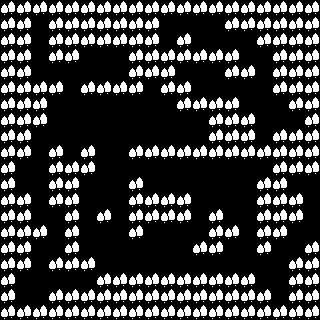

Below is a game level as drawn by its tile map, then a one-line description and the .tmx file that defines it, in full:
An orthogonal 20x20 tile map with 16x16 px tiles, 2 tile layers (background, collision), 2 tilesets and 2 objects (p1spawn, p2spawn).

<map version="1.10" tiledversion="1.10.1" orientation="orthogonal" renderorder="right-down" width="20" height="20" tilewidth="16" tileheight="16" infinite="0" nextlayerid="4" nextobjectid="3">
 <editorsettings>
  <export target="map1.json" format="json1" />
 </editorsettings>
 <tileset firstgid="1" name="monochrome_packed" tilewidth="16" tileheight="16" tilecount="1078" columns="49">
  <image source="monochrome_packed.png" width="784" height="352" />
 </tileset>
 <tileset firstgid="1079" name="character-sheet" tilewidth="16" tileheight="16" tilecount="20" columns="4">
  <image source="../characters/character-sheet.png" width="64" height="80" />
 </tileset>
 <layer id="2" name="background" width="20" height="20">
  <data encoding="csv">
1,1,1,1,1,1,1,1,1,1,1,1,1,1,1,1,1,1,1,1,
1,1,1,1,1,1,1,1,1,1,1,1,1,1,1,1,1,1,1,1,
1,1,1,1,1,1,1,1,1,1,1,1,1,1,1,1,1,1,1,1,
1,1,1,1,1,1,1,1,1,1,1,1,1,1,1,1,1,1,1,1,
1,1,1,1,1,1,1,1,1,1,1,1,1,1,1,1,1,1,1,1,
1,1,1,1,1,1,1,1,1,1,1,1,1,1,1,1,1,1,1,1,
1,1,1,1,1,1,1,1,1,1,1,1,1,1,1,1,1,1,1,1,
1,1,1,1,1,1,1,1,1,1,1,1,1,1,1,1,1,1,1,1,
1,1,1,1,1,1,1,1,1,1,1,1,1,1,1,1,1,1,1,1,
1,1,1,1,1,1,1,1,1,1,1,1,1,1,1,1,1,1,1,1,
1,1,1,1,1,1,1,1,1,1,1,1,1,1,1,1,1,1,1,1,
1,1,1,1,1,1,1,1,1,1,1,1,1,1,1,1,1,1,1,1,
1,1,1,1,1,1,1,1,1,1,1,1,1,1,1,1,1,1,1,1,
1,1,1,1,1,1,1,1,1,1,1,1,1,1,1,1,1,1,1,1,
1,1,1,1,1,1,1,1,1,1,1,1,1,1,1,1,1,1,1,1,
1,1,1,1,1,1,1,1,1,1,1,1,1,1,1,1,1,1,1,1,
1,1,1,1,1,1,1,1,1,1,1,1,1,1,1,1,1,1,1,1,
1,1,1,1,1,1,1,1,1,1,1,1,1,1,1,1,1,1,1,1,
1,1,1,1,1,1,1,1,1,1,1,1,1,1,1,1,1,1,1,1,
1,1,1,1,1,1,1,1,1,1,1,1,1,1,1,1,1,1,1,1
</data>
 </layer>
 <objectgroup id="3" name="player_spawn">
  <properties>
   <property name="player_spawn" type="object" value="100" />
  </properties>
  <object id="1" name="p1spawn" x="80" y="112" width="16" height="16" />
  <object id="2" name="p2spawn" x="144" y="128" width="16" height="16" />
 </objectgroup>
 <layer id="1" name="collision" width="20" height="20">
  <data encoding="csv">
53,53,53,53,53,53,53,53,53,53,53,53,53,53,53,53,53,53,53,53,
53,53,0,53,53,53,53,53,53,53,0,0,0,0,53,53,53,53,53,53,
53,53,0,53,53,53,53,53,53,53,0,53,0,0,0,0,53,53,53,53,
53,53,0,53,53,0,0,0,53,53,53,53,53,53,53,0,0,53,53,53,
53,53,0,0,0,0,0,0,53,53,53,0,0,0,53,53,0,53,53,53,
53,53,53,53,0,53,53,53,53,0,53,53,0,0,0,0,0,53,53,53,
53,53,53,0,0,0,0,0,0,0,0,53,53,53,53,0,0,0,53,53,
53,53,53,0,0,0,0,0,0,0,0,0,0,53,53,53,0,0,0,53,
53,53,0,0,0,0,0,0,0,0,0,0,0,53,53,53,0,53,53,53,
53,53,0,53,0,53,0,0,53,53,53,53,53,53,53,53,53,53,53,53,
53,0,0,53,53,53,0,0,0,0,0,0,0,0,0,0,0,53,53,53,
53,0,0,53,53,0,0,0,53,0,0,0,0,0,0,0,53,53,0,0,
53,53,0,53,53,0,0,0,53,53,53,53,0,0,0,0,53,53,53,0,
53,53,0,0,53,0,53,0,53,53,53,53,0,53,0,0,53,53,53,0,
53,53,53,0,53,0,0,0,53,0,0,0,0,53,53,0,53,53,0,0,
53,53,0,0,53,0,0,0,0,0,0,0,53,53,0,0,53,0,0,53,
53,53,0,53,53,53,0,0,0,0,0,0,0,0,0,0,0,0,53,53,
53,0,0,0,0,0,53,53,53,53,53,53,53,53,53,53,0,0,53,53,
53,0,0,53,53,53,53,53,53,53,53,53,53,53,53,53,53,0,53,53,
53,53,53,53,53,53,53,53,53,53,53,53,53,53,53,53,53,53,53,53
</data>
 </layer>
</map>
